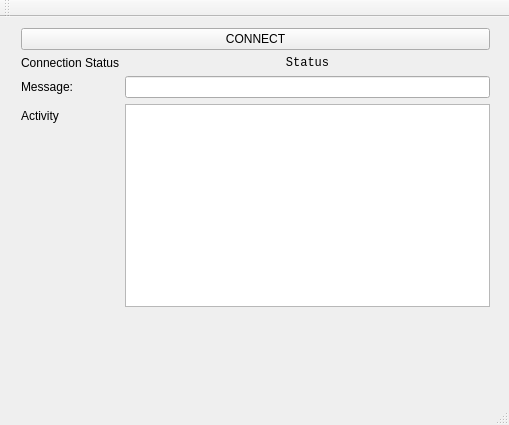
<?xml version="1.0" encoding="UTF-8"?>
<ui version="4.0">
 <class>MainWindow</class>
 <widget class="QMainWindow" name="MainWindow">
  <property name="geometry">
   <rect>
    <x>0</x>
    <y>0</y>
    <width>509</width>
    <height>425</height>
   </rect>
  </property>
  <property name="windowTitle">
   <string>MainWindow</string>
  </property>
  <widget class="QWidget" name="centralWidget">
   <widget class="QWidget" name="formLayoutWidget">
    <property name="geometry">
     <rect>
      <x>10</x>
      <y>0</y>
      <width>491</width>
      <height>301</height>
     </rect>
    </property>
    <layout class="QFormLayout" name="formLayout_2">
     <property name="fieldGrowthPolicy">
      <enum>QFormLayout::AllNonFixedFieldsGrow</enum>
     </property>
     <item row="1" column="0" colspan="2">
      <widget class="QPushButton" name="receiveButton">
       <property name="text">
        <string>CONNECT</string>
       </property>
      </widget>
     </item>
     <item row="3" column="0">
      <widget class="QLabel" name="labelStatus">
       <property name="text">
        <string>Connection Status</string>
       </property>
       <property name="textFormat">
        <enum>Qt::RichText</enum>
       </property>
      </widget>
     </item>
     <item row="3" column="1">
      <widget class="QLabel" name="connectionStatus">
       <property name="font">
        <font>
         <family>Consolas</family>
         <kerning>false</kerning>
        </font>
       </property>
       <property name="text">
        <string>Status</string>
       </property>
       <property name="textFormat">
        <enum>Qt::AutoText</enum>
       </property>
       <property name="alignment">
        <set>Qt::AlignCenter</set>
       </property>
      </widget>
     </item>
     <item row="4" column="0">
      <widget class="QLabel" name="messageLabel">
       <property name="text">
        <string>Message:</string>
       </property>
      </widget>
     </item>
     <item row="4" column="1">
      <widget class="QLineEdit" name="messageDisplay">
       <property name="enabled">
        <bool>true</bool>
       </property>
       <property name="readOnly">
        <bool>true</bool>
       </property>
      </widget>
     </item>
     <item row="5" column="1">
      <widget class="QPlainTextEdit" name="activityDisplay">
       <property name="readOnly">
        <bool>true</bool>
       </property>
      </widget>
     </item>
     <item row="5" column="0">
      <widget class="QLabel" name="activityLabel">
       <property name="text">
        <string>Activity</string>
       </property>
      </widget>
     </item>
    </layout>
   </widget>
  </widget>
  <widget class="QMenuBar" name="menuBar">
   <property name="geometry">
    <rect>
     <x>0</x>
     <y>0</y>
     <width>509</width>
     <height>31</height>
    </rect>
   </property>
  </widget>
  <widget class="QToolBar" name="mainToolBar">
   <attribute name="toolBarArea">
    <enum>TopToolBarArea</enum>
   </attribute>
   <attribute name="toolBarBreak">
    <bool>false</bool>
   </attribute>
  </widget>
  <widget class="QStatusBar" name="statusBar"/>
 </widget>
 <layoutdefault spacing="6" margin="11"/>
 <resources/>
 <connections/>
</ui>
